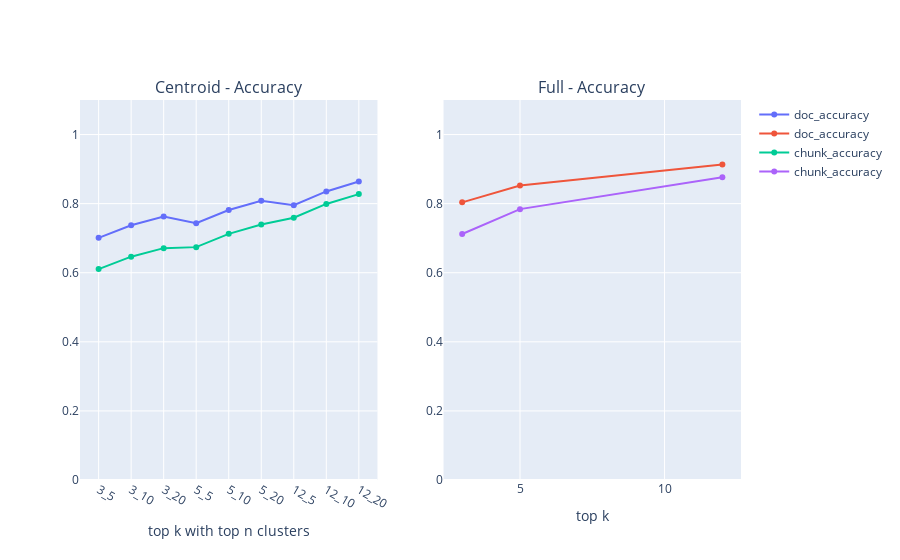
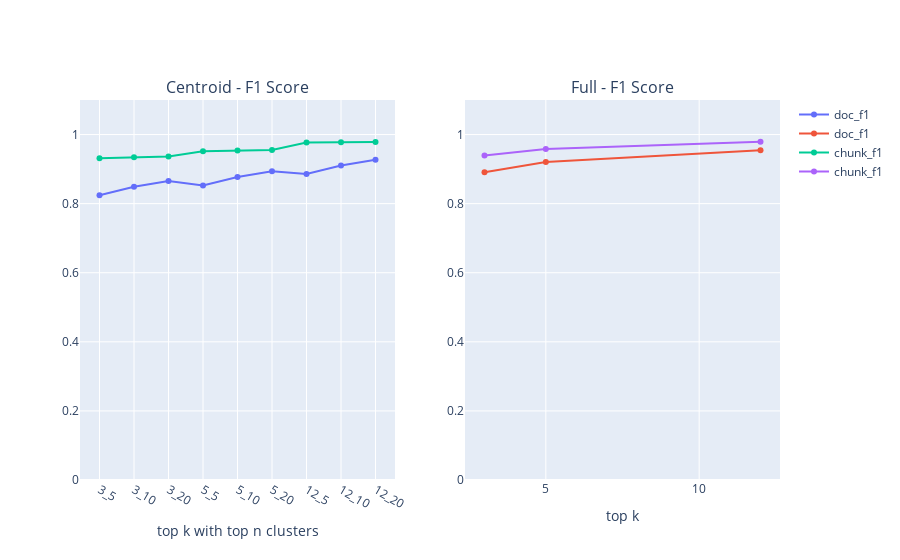
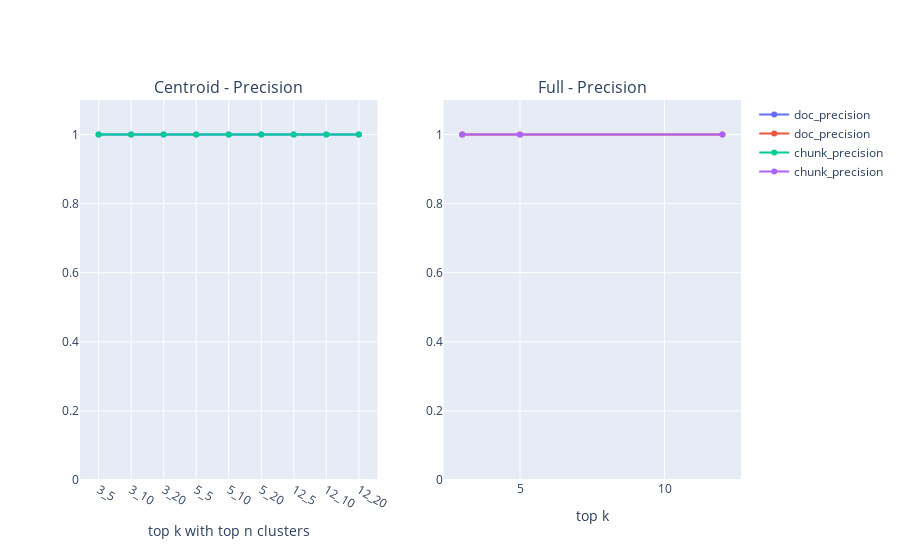
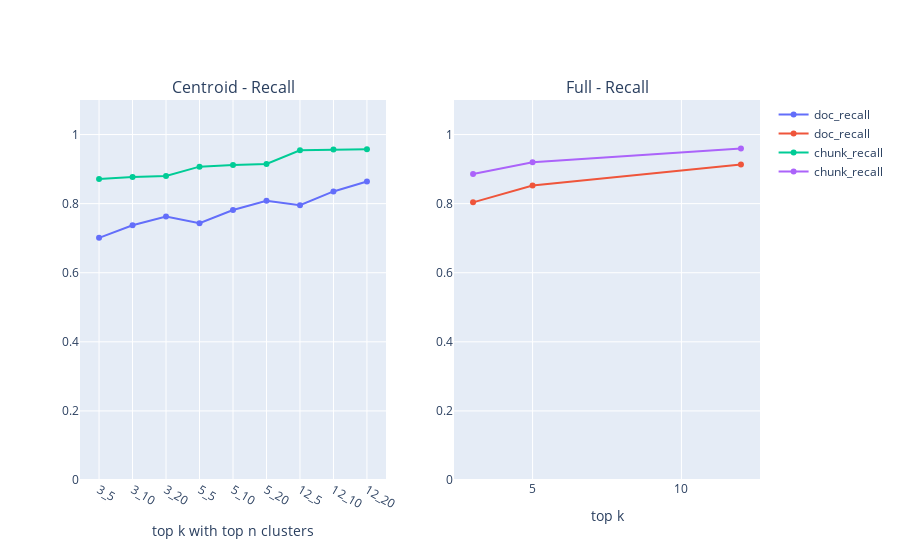

Source (notebook cell) for these figures, in order:
### Code cell
groups = {
    "Accuracy": ["doc_accuracy", "chunk_accuracy"],
    "F1 Score": ["doc_f1", "chunk_f1"],
    "Precision": ["doc_precision", "chunk_precision"],
    "Recall": ["doc_recall", "chunk_recall"],
}

for title, keys in groups.items():
    fig = make_subplots(rows=1, cols=2, subplot_titles=(f"Centroid - {title}", f"Full - {title}"))

    for key in keys:
        fig.add_trace(go.Scatter(
            x=centroid_df['x_axis'],
            y=centroid_df['centroid_metrics'].apply(lambda m: m.get(key)),
            mode='lines+markers',
            name=key
        ), row=1, col=1)

        fig.add_trace(go.Scatter(
            x=full_df['top_k'],
            y=full_df['full_metrics'].apply(lambda m: m.get(key)),
            mode='lines+markers',
            name=key
        ), row=1, col=2)

        fig.update_yaxes(range=[0, 1.1], row=1, col=1)
        fig.update_yaxes(range=[0, 1.1], row=1, col=2)

        fig.update_xaxes(title_text='top k with top n clusters', row=1, col=1)
        fig.update_xaxes(title_text='top k', row=1, col=2)

    fig.show()

### Figure 1 — Plotly figure (JSON) as saved in the notebook; plotly's stock layout.template omitted (floating-point values rounded to 4 significant figures)
{"data": [{"mode": "lines+markers", "name": "doc_accuracy", "type": "scatter", "x": ["3_5", "3_10", "3_20", "5_5", "5_10", "5_20", "12_5", "12_10", "12_20"], "xaxis": "x", "y": [0.701, 0.7373, 0.7627, 0.7431, 0.7814, 0.8083, 0.7952, 0.8353, 0.8641], "yaxis": "y"}, {"mode": "lines+markers", "name": "doc_accuracy", "type": "scatter", "x": [3, 5, 12], "xaxis": "x2", "y": [0.8037, 0.8522, 0.9135], "yaxis": "y2"}, {"mode": "lines+markers", "name": "chunk_accuracy", "type": "scatter", "x": ["3_5", "3_10", "3_20", "5_5", "5_10", "5_20", "12_5", "12_10", "12_20"], "xaxis": "x", "y": [0.6106, 0.6465, 0.6711, 0.6741, 0.7126, 0.7394, 0.7591, 0.7991, 0.8276], "yaxis": "y"}, {"mode": "lines+markers", "name": "chunk_accuracy", "type": "scatter", "x": [3, 5, 12], "xaxis": "x2", "y": [0.7121, 0.7841, 0.8766], "yaxis": "y2"}], "layout": {"annotations": [{"font": {"size": 16}, "showarrow": false, "text": "Centroid - Accuracy", "x": 0.225, "xanchor": "center", "xref": "paper", "y": 1, "yanchor": "bottom", "yref": "paper"}, {"font": {"size": 16}, "showarrow": false, "text": "Full - Accuracy", "x": 0.775, "xanchor": "center", "xref": "paper", "y": 1, "yanchor": "bottom", "yref": "paper"}], "xaxis": {"anchor": "y", "domain": [0, 0.45], "title": {"text": "top k with top n clusters"}}, "xaxis2": {"anchor": "y2", "domain": [0.55, 1], "title": {"text": "top k"}}, "yaxis": {"anchor": "x", "domain": [0, 1], "range": [0, 1.1]}, "yaxis2": {"anchor": "x2", "domain": [0, 1], "range": [0, 1.1]}}}

### Figure 2 — Plotly figure (JSON) as saved in the notebook; plotly's stock layout.template omitted (floating-point values rounded to 4 significant figures)
{"data": [{"mode": "lines+markers", "name": "doc_f1", "type": "scatter", "x": ["3_5", "3_10", "3_20", "5_5", "5_10", "5_20", "12_5", "12_10", "12_20"], "xaxis": "x", "y": [0.8242, 0.8488, 0.8654, 0.8526, 0.8773, 0.894, 0.8859, 0.9102, 0.9271], "yaxis": "y"}, {"mode": "lines+markers", "name": "doc_f1", "type": "scatter", "x": [3, 5, 12], "xaxis": "x2", "y": [0.8912, 0.9202, 0.9548], "yaxis": "y2"}, {"mode": "lines+markers", "name": "chunk_f1", "type": "scatter", "x": ["3_5", "3_10", "3_20", "5_5", "5_10", "5_20", "12_5", "12_10", "12_20"], "xaxis": "x", "y": [0.931, 0.9344, 0.9361, 0.9513, 0.9539, 0.9555, 0.9768, 0.9779, 0.9784], "yaxis": "y"}, {"mode": "lines+markers", "name": "chunk_f1", "type": "scatter", "x": [3, 5, 12], "xaxis": "x2", "y": [0.9396, 0.9584, 0.9794], "yaxis": "y2"}], "layout": {"annotations": [{"font": {"size": 16}, "showarrow": false, "text": "Centroid - F1 Score", "x": 0.225, "xanchor": "center", "xref": "paper", "y": 1, "yanchor": "bottom", "yref": "paper"}, {"font": {"size": 16}, "showarrow": false, "text": "Full - F1 Score", "x": 0.775, "xanchor": "center", "xref": "paper", "y": 1, "yanchor": "bottom", "yref": "paper"}], "xaxis": {"anchor": "y", "domain": [0, 0.45], "title": {"text": "top k with top n clusters"}}, "xaxis2": {"anchor": "y2", "domain": [0.55, 1], "title": {"text": "top k"}}, "yaxis": {"anchor": "x", "domain": [0, 1], "range": [0, 1.1]}, "yaxis2": {"anchor": "x2", "domain": [0, 1], "range": [0, 1.1]}}}

### Figure 3 — Plotly figure (JSON) as saved in the notebook; plotly's stock layout.template omitted (floating-point values rounded to 4 significant figures)
{"data": [{"mode": "lines+markers", "name": "doc_precision", "type": "scatter", "x": ["3_5", "3_10", "3_20", "5_5", "5_10", "5_20", "12_5", "12_10", "12_20"], "xaxis": "x", "y": [1.0, 1.0, 1.0, 1.0, 1.0, 1.0, 1.0, 1.0, 1.0], "yaxis": "y"}, {"mode": "lines+markers", "name": "doc_precision", "type": "scatter", "x": [3, 5, 12], "xaxis": "x2", "y": [1.0, 1.0, 1.0], "yaxis": "y2"}, {"mode": "lines+markers", "name": "chunk_precision", "type": "scatter", "x": ["3_5", "3_10", "3_20", "5_5", "5_10", "5_20", "12_5", "12_10", "12_20"], "xaxis": "x", "y": [1.0, 1.0, 1.0, 1.0, 1.0, 1.0, 1.0, 1.0, 1.0], "yaxis": "y"}, {"mode": "lines+markers", "name": "chunk_precision", "type": "scatter", "x": [3, 5, 12], "xaxis": "x2", "y": [1.0, 1.0, 1.0], "yaxis": "y2"}], "layout": {"annotations": [{"font": {"size": 16}, "showarrow": false, "text": "Centroid - Precision", "x": 0.225, "xanchor": "center", "xref": "paper", "y": 1, "yanchor": "bottom", "yref": "paper"}, {"font": {"size": 16}, "showarrow": false, "text": "Full - Precision", "x": 0.775, "xanchor": "center", "xref": "paper", "y": 1, "yanchor": "bottom", "yref": "paper"}], "xaxis": {"anchor": "y", "domain": [0, 0.45], "title": {"text": "top k with top n clusters"}}, "xaxis2": {"anchor": "y2", "domain": [0.55, 1], "title": {"text": "top k"}}, "yaxis": {"anchor": "x", "domain": [0, 1], "range": [0, 1.1]}, "yaxis2": {"anchor": "x2", "domain": [0, 1], "range": [0, 1.1]}}}

### Figure 4 — Plotly figure (JSON) as saved in the notebook; plotly's stock layout.template omitted (floating-point values rounded to 4 significant figures)
{"data": [{"mode": "lines+markers", "name": "doc_recall", "type": "scatter", "x": ["3_5", "3_10", "3_20", "5_5", "5_10", "5_20", "12_5", "12_10", "12_20"], "xaxis": "x", "y": [0.701, 0.7373, 0.7627, 0.7431, 0.7814, 0.8083, 0.7952, 0.8353, 0.8641], "yaxis": "y"}, {"mode": "lines+markers", "name": "doc_recall", "type": "scatter", "x": [3, 5, 12], "xaxis": "x2", "y": [0.8037, 0.8522, 0.9135], "yaxis": "y2"}, {"mode": "lines+markers", "name": "chunk_recall", "type": "scatter", "x": ["3_5", "3_10", "3_20", "5_5", "5_10", "5_20", "12_5", "12_10", "12_20"], "xaxis": "x", "y": [0.871, 0.8768, 0.88, 0.9071, 0.9119, 0.9148, 0.9546, 0.9567, 0.9578], "yaxis": "y"}, {"mode": "lines+markers", "name": "chunk_recall", "type": "scatter", "x": [3, 5, 12], "xaxis": "x2", "y": [0.886, 0.92, 0.9596], "yaxis": "y2"}], "layout": {"annotations": [{"font": {"size": 16}, "showarrow": false, "text": "Centroid - Recall", "x": 0.225, "xanchor": "center", "xref": "paper", "y": 1, "yanchor": "bottom", "yref": "paper"}, {"font": {"size": 16}, "showarrow": false, "text": "Full - Recall", "x": 0.775, "xanchor": "center", "xref": "paper", "y": 1, "yanchor": "bottom", "yref": "paper"}], "xaxis": {"anchor": "y", "domain": [0, 0.45], "title": {"text": "top k with top n clusters"}}, "xaxis2": {"anchor": "y2", "domain": [0.55, 1], "title": {"text": "top k"}}, "yaxis": {"anchor": "x", "domain": [0, 1], "range": [0, 1.1]}, "yaxis2": {"anchor": "x2", "domain": [0, 1], "range": [0, 1.1]}}}
